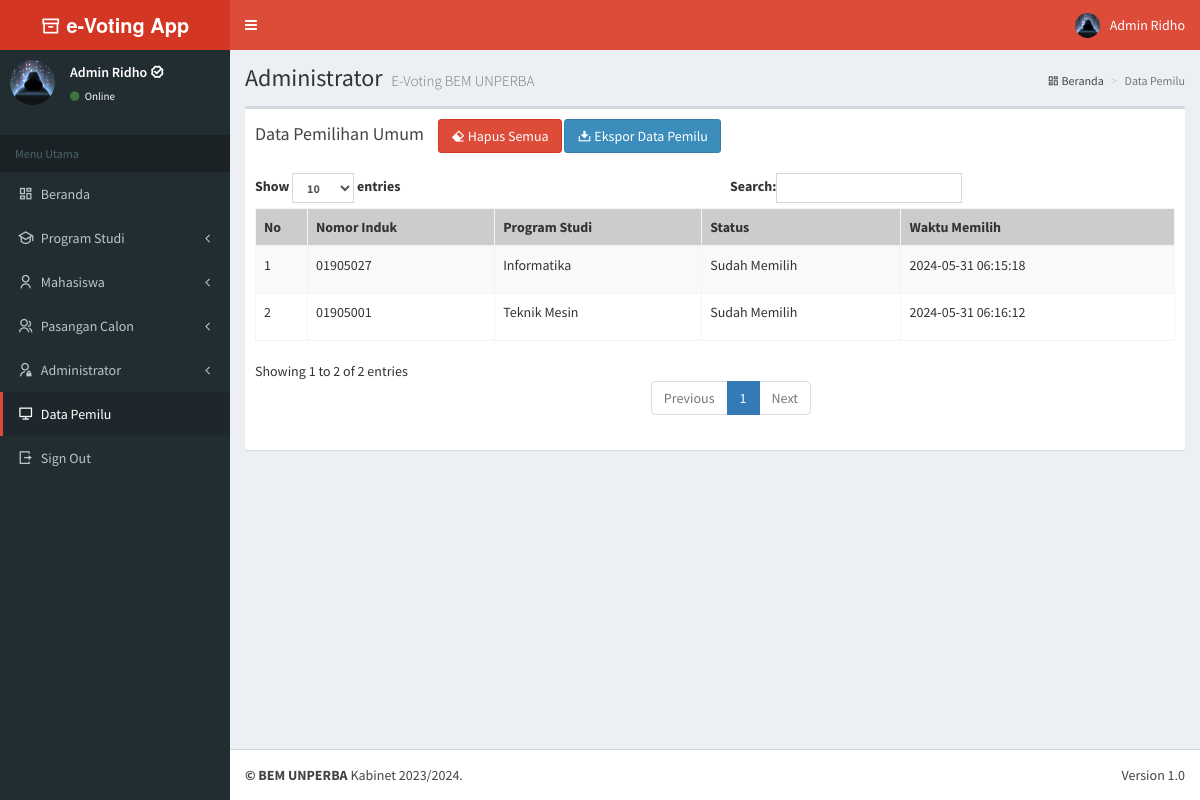
Screenshot of /admin/index.php?m=pemilu (signed in) with the database file from the repository.
### tables this page shows
CREATE TABLE `tb_datapemilu` (
  `id_pemilu` int(5) NOT NULL,
  `prodi` varchar(25) NOT NULL,
  `nmr_pemilih` varchar(25) DEFAULT NULL,
  `id_paslon` varchar(2) NOT NULL,
  `waktu` timestamp NOT NULL DEFAULT current_timestamp()
);

### admin/modul/pemilu/tampil.php (the view)
<?php include "atas.php"; ?>
  <div class="content-wrapper">
    <section class="content-header">
      <h1>
        Administrator
        <small>E-Voting BEM UNPERBA</small>
      </h1>
      <ol class="breadcrumb">
        <li><a href="?m=awal"><i class="ri-dashboard-line"></i> Beranda</a></li>
        <li class="active">Data Pemilu</li>
      </ol>
    </section>
	<section class="content">
      <div class="row">
        <div class="col-xs-12">
          <div class="box">
            <div class="box-header">
              <h3 class="box-title">Data Pemilihan Umum</h3>&nbsp;&nbsp;&nbsp;&nbsp;
              <a href="index.php?m=pemilu&s=reset" name="reset_btn" class="btn btn-danger" onclick="return confirm('PERINGATAN : SELURUH DATA PEMILU AKAN DIHAPUS dan proses tidak dapat dibatalkan, tekan OK untuk melanjutkan.')"><i class="ri-eraser-fill"></i>&nbsp;Hapus Semua</a>
              <a href="index.php?m=pemilu&s=export" name="export_btn" class="btn btn-primary"><i class="ri-download-2-fill"></i>&nbsp;Ekspor Data Pemilu</a>
            </div>
            <div class="box-body">
              <?php
              include "../sambungan.php";
              $sql="SELECT * FROM tb_datapemilu ORDER BY id_pemilu";
              $query=mysqli_query($koneksi,$sql);
              if(mysqli_num_rows($query)==0){
                echo '<table class="table table-bordered table-hover table-striped">
                <thead>
                <tr bgcolor="#ccc">
                  <th>No</th>
                  <th>Nomor Induk</th>
                  <th>Program Studi</th>
                  <th>Status</th>
                  <th>Waktu Memilih</th>
                </tr>
                </thead>
                <tbody>';
                echo "<td colspan='5'>Data Masih Kosong</td>";
              }else{
                echo '<table id="pilkasis1" class="table table-bordered table-hover table-striped">
                <thead>
                <tr bgcolor="#ccc">
                  <th>No</th>
                  <th>Nomor Induk</th>
                  <th>Program Studi</th>
                  <th>Status</th>
                  <th>Waktu Memilih</th>
                </tr>
                </thead>
                <tbody>';
                $no=1;
                while($r=mysqli_fetch_assoc($query)){
                  echo "<tr>";
                  echo "<td>$no</td>";
                  echo "<td>".$r['nmr_pemilih']."</td>";
                  echo "<td>".$r['prodi']."</td>";
                  echo '<td><p>Sudah Memilih</p></td>';
                  echo "<td>".$r['waktu']."</td>";
                  echo "</tr>";
                  $no++;
                }
              }
              ?>
              </table>
            </div>
          </div>
        </div>
      </div>
    </section>
<?php include "bawah.php"; ?>

### rows the page displays
tb_datapemilu: nmr_pemilih "01905027", prodi "Informatika", waktu "2024-05-31 06:15:18"
tb_datapemilu: nmr_pemilih "01905001", prodi "Teknik Mesin", waktu "2024-05-31 06:16:12"

### other values shown
$_SESSION['nama'] "Admin Ridho"
